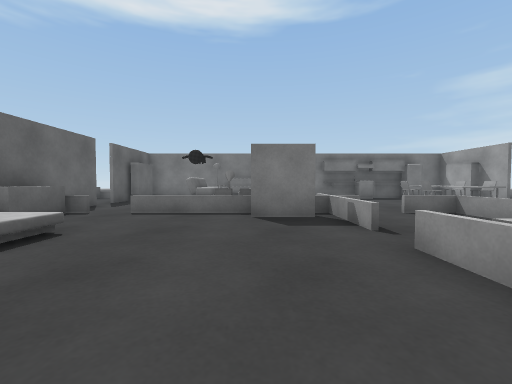
[1] (above)

13 first-person views from a walk through a Unity game level. The camera is 0.64 m above the floor, tilts 2° down and sees 90° across. The floor is counted in squares, 1 m on a side. Each view is taken from the middle of a square. On the plan, view 1 faces up. The plan holds only what a view shows up to about 9 squares ahead; the rest is blank. The place goes on beyond the plan.

[2]
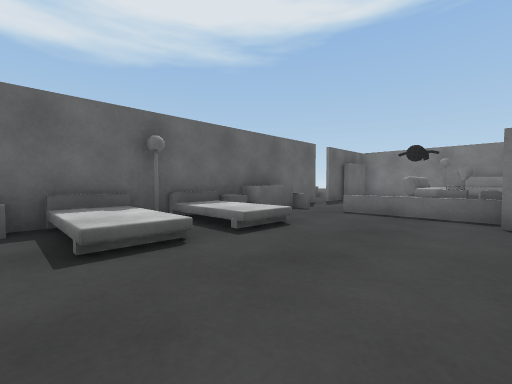

[3]
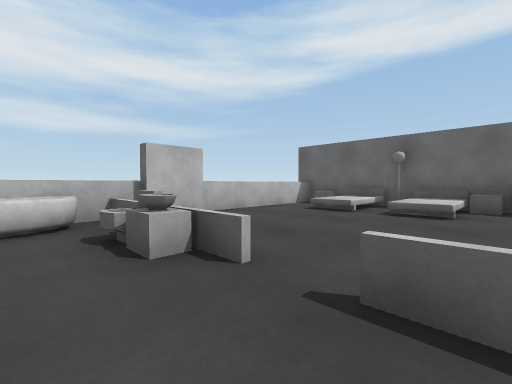

[4]
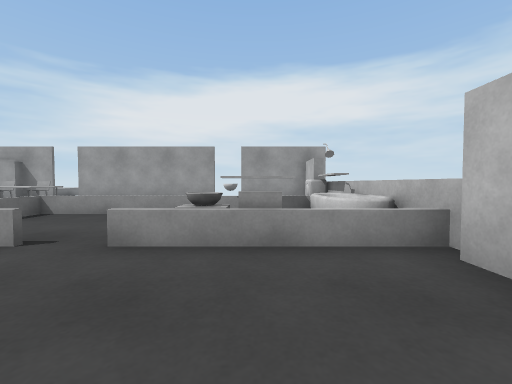

[5]
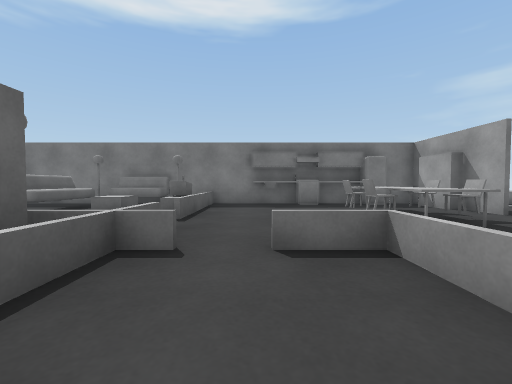

[6]
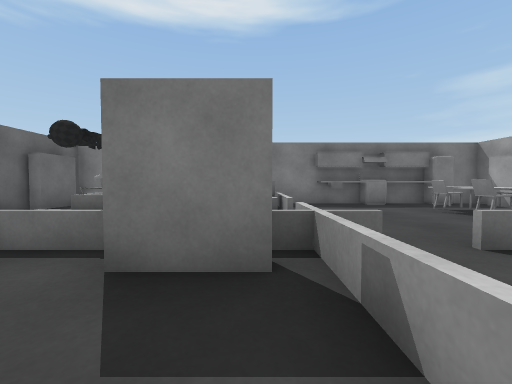

[7]
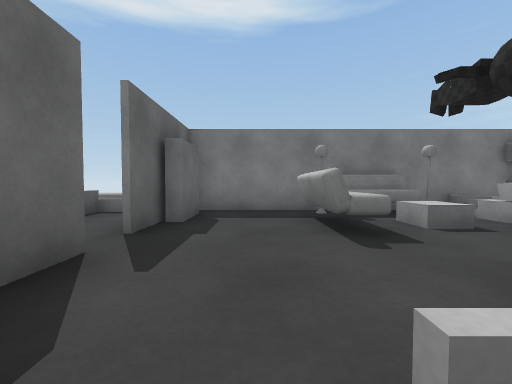

[8]
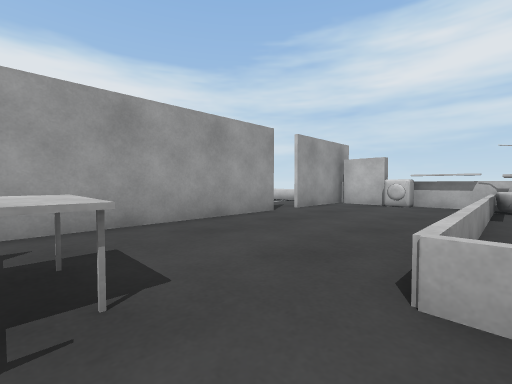

[9]
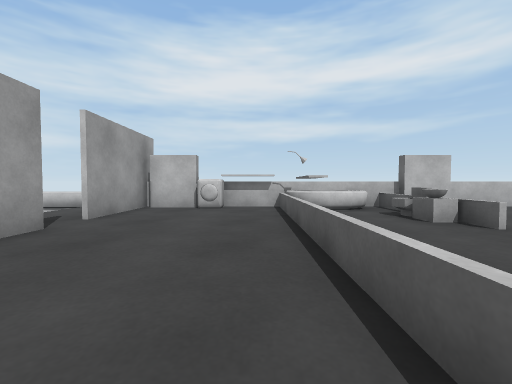

[10]
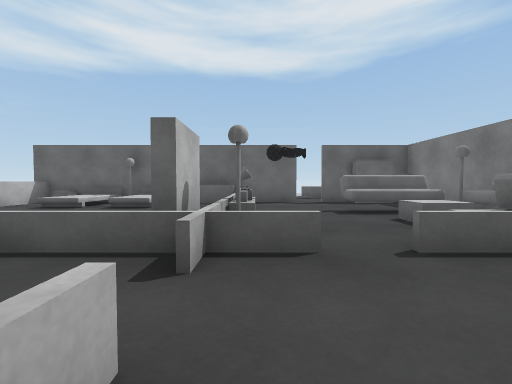

[11]
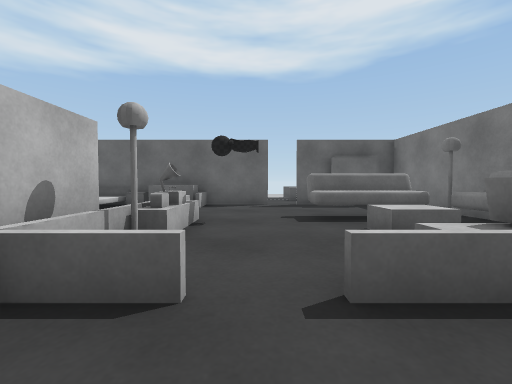

[12]
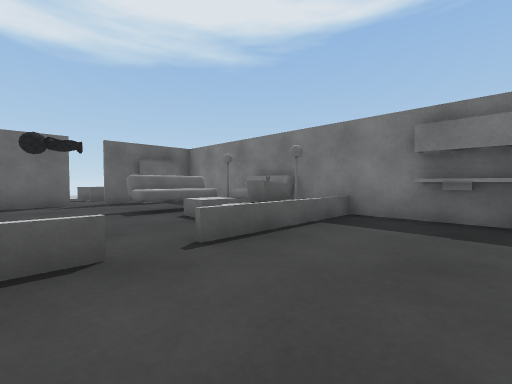

[13]
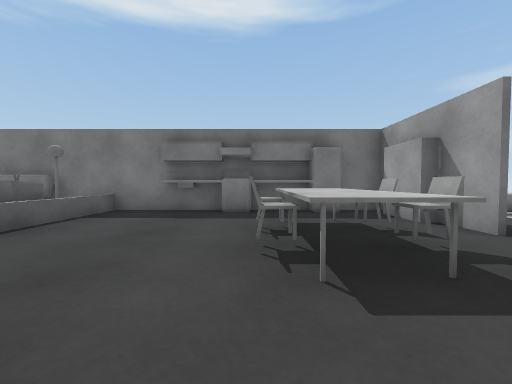

### Floor plan
Points are (right, up) in squares from view 1. A wall is a line through its corners. A room is listed if a view was taken in it or the views show most of it. See-through windows are left out.
Room 1 (views 1, 2, 3, 4, 5, 6, 7)
walls: (1.4, -0.9) (4.1, -0.9); (-4.6, -0.9) (-0.4, -0.9); (-4.6, 5.4) (-4.6, -1.5); (3.8, 0.2) (3.8, 1.8)
low walls: (1.6, 3.4) (1.6, 5.5); (1.7, 0.5) (1.7, -1); (-1.6, 5.4) (-2.7, 5.4); (1.6, -1) (1.6, 0.6); (1.7, 5) (1.7, 3.4); (2.3, 5.4) (1.1, 5.4); (4.3, -0.9) (4.3, 5.4) (3.1, 5.4)
ways out: opening at (-3.5, 5) to room 2; opening at (4, 1) to room 2; gap at (3, 5) to room 2
objects: box (-4, 0); box (-4, 1) to (-3, 1); box (-4, 2) to (-3, 3); box (-4, 3); box (-4, 4) to (-4, 5); box (0, -1) to (1, -1); box (0, 5) to (1, 5); box (2, 1); box (2, 2); box (3, 0)
Room 2 (views 8, 9, 10, 11, 12, 13)
walls: (4.4, 10.6) (2.9, 10.6); (4.5, 11.1) (-4.6, 11.1) (-4.6, 8.1); (6.2, 10.5) (6.2, 11.1) (5.4, 11.1); (8, 8) (8, 9.4); (6.9, 10.6) (5.4, 10.6); (8, 11.1) (7, 11.1); (8, 2.4) (8, 7.2); (-4.6, 7.4) (-4.6, 5.4); (4.4, -0.7) (5.5, -0.7); (4.1, -0.9) (5.5, -0.9); (8, -1.1) (8, 1.6)
low walls: (1.7, 6.6) (1.7, 5); (3.1, 5.5) (4.4, 5.5) (4.4, -0.7); (1.6, 5.6) (1.6, 6.6); (1.6, 5.5) (2.3, 5.5); (1.6, 10.4) (1.6, 11.1)
ways out: opening at (-3.5, 5) to room 1; opening at (4, 1) to room 1; gap at (3, 5) to room 1; opening at (8, 2)
objects: box (-4, 10); box (-2, 8) to (-2, 10); box (-1, 6); box (-1, 10) to (0, 10); box (0, 6); box (0, 9); box (0, 11); box (1, 8); box (1, 9); box (1, 10); box (5, 7); box (5, 9); box (5, 11); box (6, -1); box (6, 7) to (6, 9); box (7, -1); box (7, 7); box (7, 8) to (7, 9)

Positions as (right, up) in squares from view 1, and headings:
1: (0, 0), facing up
2: (0, 0), facing up-left
3: (3, 4), facing down-left
4: (-1, 1), facing right
5: (3, 3), facing up
6: (1, 3), facing up
7: (-3, 5), facing up
8: (4, 7), facing down-right
9: (5, 6), facing down
10: (4, 6), facing left
11: (3, 7), facing left
12: (4, 6), facing up-left
13: (5, 5), facing up
